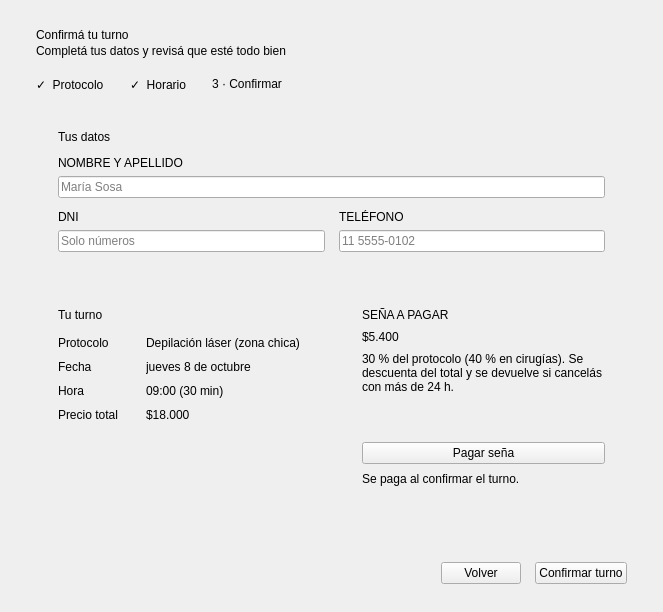
      <widget class="QWidget" name="pagConfirmar">
       <layout class="QVBoxLayout" name="layoutConfirmar">
        <property name="spacing">
         <number>16</number>
        </property>
        <property name="leftMargin">
         <number>36</number>
        </property>
        <property name="topMargin">
         <number>28</number>
        </property>
        <property name="rightMargin">
         <number>36</number>
        </property>
        <property name="bottomMargin">
         <number>28</number>
        </property>
        <item>
         <layout class="QVBoxLayout" name="layoutCabeceraConfirmar">
          <property name="spacing">
           <number>2</number>
          </property>
          <item>
           <widget class="QLabel" name="lblTituloConfirmar">
            <property name="text">
             <string>Confirmá tu turno</string>
            </property>
            <property name="rol" stdset="0">
             <string notr="true">titulo</string>
            </property>
           </widget>
          </item>
          <item>
           <widget class="QLabel" name="lblSubConfirmar">
            <property name="text">
             <string>Completá tus datos y revisá que esté todo bien</string>
            </property>
            <property name="wordWrap">
             <bool>true</bool>
            </property>
            <property name="rol" stdset="0">
             <string notr="true">subtitulo</string>
            </property>
           </widget>
          </item>
         </layout>
        </item>
        <item>
         <layout class="QHBoxLayout" name="p3Pasos">
          <property name="spacing">
           <number>26</number>
          </property>
          <item>
           <widget class="QLabel" name="p3Paso1">
            <property name="text">
             <string>✓  Protocolo</string>
            </property>
            <property name="paso" stdset="0">
             <string notr="true">hecho</string>
            </property>
           </widget>
          </item>
          <item>
           <widget class="QLabel" name="p3Paso2">
            <property name="text">
             <string>✓  Horario</string>
            </property>
            <property name="paso" stdset="0">
             <string notr="true">hecho</string>
            </property>
           </widget>
          </item>
          <item>
           <widget class="QLabel" name="p3Paso3">
            <property name="text">
             <string>3 · Confirmar</string>
            </property>
            <property name="paso" stdset="0">
             <string notr="true">activo</string>
            </property>
           </widget>
          </item>
          <item>
           <spacer name="p3PasosEspacio">
            <property name="orientation">
             <enum>Qt::Horizontal</enum>
            </property>
            <property name="sizeHint" stdset="0">
             <size>
              <width>40</width>
              <height>20</height>
             </size>
            </property>
           </spacer>
          </item>
         </layout>
        </item>
        <item>
         <widget class="QFrame" name="tarjetaDatos">
          <property name="tarjeta" stdset="0">
           <bool>true</bool>
          </property>
          <layout class="QVBoxLayout" name="layoutDatos">
           <property name="spacing">
            <number>12</number>
           </property>
           <property name="leftMargin">
            <number>22</number>
           </property>
           <property name="topMargin">
            <number>20</number>
           </property>
           <property name="rightMargin">
            <number>22</number>
           </property>
           <property name="bottomMargin">
            <number>20</number>
           </property>
           <item>
            <widget class="QLabel" name="lblDatos">
             <property name="text">
              <string>Tus datos</string>
             </property>
             <property name="rol" stdset="0">
              <string notr="true">seccion</string>
             </property>
            </widget>
           </item>
           <item>
            <layout class="QVBoxLayout" name="layoutCampoNombre">
             <property name="spacing">
              <number>6</number>
             </property>
             <item>
              <widget class="QLabel" name="lblNombre">
               <property name="text">
                <string>NOMBRE Y APELLIDO</string>
               </property>
               <property name="rol" stdset="0">
                <string notr="true">campo</string>
               </property>
              </widget>
             </item>
             <item>
              <widget class="QLineEdit" name="editNombre">
               <property name="placeholderText">
                <string>María Sosa</string>
               </property>
              </widget>
             </item>
            </layout>
           </item>
           <item>
            <layout class="QHBoxLayout" name="layoutDniTelefono" stretch="1,1">
             <property name="spacing">
              <number>14</number>
             </property>
             <item>
              <layout class="QVBoxLayout" name="layoutCampoDni">
               <property name="spacing">
                <number>6</number>
               </property>
               <item>
                <widget class="QLabel" name="lblDni">
                 <property name="text">
                  <string>DNI</string>
                 </property>
                 <property name="rol" stdset="0">
                  <string notr="true">campo</string>
                 </property>
                </widget>
               </item>
               <item>
                <widget class="QLineEdit" name="editDni">
                 <property name="placeholderText">
                  <string>Solo números</string>
                 </property>
                </widget>
               </item>
              </layout>
             </item>
             <item>
              <layout class="QVBoxLayout" name="layoutCampoTelefono">
               <property name="spacing">
                <number>6</number>
               </property>
               <item>
                <widget class="QLabel" name="lblTelefono">
                 <property name="text">
                  <string>TELÉFONO</string>
                 </property>
                 <property name="rol" stdset="0">
                  <string notr="true">campo</string>
                 </property>
                </widget>
               </item>
               <item>
                <widget class="QLineEdit" name="editTelefono">
                 <property name="placeholderText">
                  <string>11 5555-0102</string>
                 </property>
                </widget>
               </item>
              </layout>
             </item>
            </layout>
           </item>
          </layout>
         </widget>
        </item>
        <item>
         <layout class="QHBoxLayout" name="layoutConfirmarCuerpo" stretch="1,1">
          <property name="spacing">
           <number>16</number>
          </property>
          <item>
           <widget class="QFrame" name="tarjetaResumen">
            <property name="tarjeta" stdset="0">
             <bool>true</bool>
            </property>
            <layout class="QVBoxLayout" name="layoutTarjetaResumen">
             <property name="spacing">
              <number>14</number>
             </property>
             <property name="leftMargin">
              <number>22</number>
             </property>
             <property name="topMargin">
              <number>20</number>
             </property>
             <property name="rightMargin">
              <number>22</number>
             </property>
             <property name="bottomMargin">
              <number>20</number>
             </property>
             <item>
              <widget class="QLabel" name="lblResumen">
               <property name="text">
                <string>Tu turno</string>
               </property>
               <property name="rol" stdset="0">
                <string notr="true">seccion</string>
               </property>
              </widget>
             </item>
             <item>
              <layout class="QFormLayout" name="layoutResumen">
               <property name="horizontalSpacing">
                <number>28</number>
               </property>
               <property name="verticalSpacing">
                <number>10</number>
               </property>
               <item row="0" column="0">
                <widget class="QLabel" name="lblKProtocolo">
                 <property name="text">
                  <string>Protocolo</string>
                 </property>
                 <property name="rol" stdset="0">
                  <string notr="true">subtitulo</string>
                 </property>
                </widget>
               </item>
               <item row="0" column="1">
                <widget class="QLabel" name="lblResProtocolo">
                 <property name="text">
                  <string>Depilación láser (zona chica)</string>
                 </property>
                 <property name="rol" stdset="0">
                  <string notr="true">valor</string>
                 </property>
                 <property name="wordWrap">
                  <bool>true</bool>
                 </property>
                </widget>
               </item>
               <item row="1" column="0">
                <widget class="QLabel" name="lblKFecha">
                 <property name="text">
                  <string>Fecha</string>
                 </property>
                 <property name="rol" stdset="0">
                  <string notr="true">subtitulo</string>
                 </property>
                </widget>
               </item>
               <item row="1" column="1">
                <widget class="QLabel" name="lblResFecha">
                 <property name="text">
                  <string>jueves 8 de octubre</string>
                 </property>
                 <property name="rol" stdset="0">
                  <string notr="true">valor</string>
                 </property>
                 <property name="wordWrap">
                  <bool>true</bool>
                 </property>
                </widget>
               </item>
               <item row="2" column="0">
                <widget class="QLabel" name="lblKHora">
                 <property name="text">
                  <string>Hora</string>
                 </property>
                 <property name="rol" stdset="0">
                  <string notr="true">subtitulo</string>
                 </property>
                </widget>
               </item>
               <item row="2" column="1">
                <widget class="QLabel" name="lblResHora">
                 <property name="text">
                  <string>09:00 (30 min)</string>
                 </property>
                 <property name="rol" stdset="0">
                  <string notr="true">valor</string>
                 </property>
                 <property name="wordWrap">
                  <bool>true</bool>
                 </property>
                </widget>
               </item>
               <item row="3" column="0">
                <widget class="QLabel" name="lblKPrecio">
                 <property name="text">
                  <string>Precio total</string>
                 </property>
                 <property name="rol" stdset="0">
                  <string notr="true">subtitulo</string>
                 </property>
                </widget>
               </item>
               <item row="3" column="1">
                <widget class="QLabel" name="lblResPrecio">
                 <property name="text">
                  <string>$18.000</string>
                 </property>
                 <property name="rol" stdset="0">
                  <string notr="true">valor</string>
                 </property>
                 <property name="wordWrap">
                  <bool>true</bool>
                 </property>
                </widget>
               </item>
              </layout>
             </item>
             <item>
              <spacer name="espacioResumen">
               <property name="orientation">
                <enum>Qt::Vertical</enum>
               </property>
               <property name="sizeHint" stdset="0">
                <size>
                 <width>20</width>
                 <height>40</height>
                </size>
               </property>
              </spacer>
             </item>
            </layout>
           </widget>
          </item>
          <item>
           <widget class="QFrame" name="tarjetaSena">
            <property name="tarjeta" stdset="0">
             <bool>true</bool>
            </property>
            <layout class="QVBoxLayout" name="layoutSena">
             <property name="spacing">
              <number>8</number>
             </property>
             <property name="leftMargin">
              <number>22</number>
             </property>
             <property name="topMargin">
              <number>20</number>
             </property>
             <property name="rightMargin">
              <number>22</number>
             </property>
             <property name="bottomMargin">
              <number>20</number>
             </property>
             <item>
              <widget class="QLabel" name="lblSenaTitulo">
               <property name="text">
                <string>SEÑA A PAGAR</string>
               </property>
               <property name="rol" stdset="0">
                <string notr="true">campo</string>
               </property>
              </widget>
             </item>
             <item>
              <widget class="QLabel" name="lblSena">
               <property name="text">
                <string>$5.400</string>
               </property>
              </widget>
             </item>
             <item>
              <widget class="QLabel" name="lblReglaSena">
               <property name="text">
                <string>30 % del protocolo (40 % en cirugías). Se descuenta del total y se devuelve si cancelás con más de 24 h.</string>
               </property>
               <property name="wordWrap">
                <bool>true</bool>
               </property>
               <property name="rol" stdset="0">
                <string notr="true">nota</string>
               </property>
              </widget>
             </item>
             <item>
              <spacer name="espacioSena">
               <property name="orientation">
                <enum>Qt::Vertical</enum>
               </property>
               <property name="sizeHint" stdset="0">
                <size>
                 <width>20</width>
                 <height>40</height>
                </size>
               </property>
              </spacer>
             </item>
             <item>
              <widget class="QPushButton" name="btnSena">
               <property name="text">
                <string>Pagar seña</string>
               </property>
               <property name="checkable">
                <bool>true</bool>
               </property>
               <property name="cursor">
                <cursorShape>PointingHandCursor</cursorShape>
               </property>
              </widget>
             </item>
             <item>
              <widget class="QLabel" name="lblNotaSena">
               <property name="text">
                <string>Se paga al confirmar el turno.</string>
               </property>
               <property name="wordWrap">
                <bool>true</bool>
               </property>
               <property name="rol" stdset="0">
                <string notr="true">nota</string>
               </property>
              </widget>
             </item>
            </layout>
           </widget>
          </item>
         </layout>
        </item>
        <item>
         <spacer name="espacioConfirmar">
          <property name="orientation">
           <enum>Qt::Vertical</enum>
          </property>
          <property name="sizeHint" stdset="0">
           <size>
            <width>20</width>
            <height>40</height>
           </size>
          </property>
         </spacer>
        </item>
        <item>
         <layout class="QHBoxLayout" name="botonesConfirmar">
          <property name="spacing">
           <number>14</number>
          </property>
          <item>
           <spacer name="espacioBotonesConfirmar">
            <property name="orientation">
             <enum>Qt::Horizontal</enum>
            </property>
            <property name="sizeHint" stdset="0">
             <size>
              <width>40</width>
              <height>20</height>
             </size>
            </property>
           </spacer>
          </item>
          <item>
           <widget class="QPushButton" name="btnVolver3">
            <property name="text">
             <string>Volver</string>
            </property>
            <property name="cursor">
             <cursorShape>PointingHandCursor</cursorShape>
            </property>
           </widget>
          </item>
          <item>
           <widget class="QPushButton" name="btnConfirmar">
            <property name="text">
             <string>Confirmar turno</string>
            </property>
            <property name="primario" stdset="0">
             <bool>true</bool>
            </property>
            <property name="cursor">
             <cursorShape>PointingHandCursor</cursorShape>
            </property>
           </widget>
          </item>
         </layout>
        </item>
       </layout>
      </widget>
